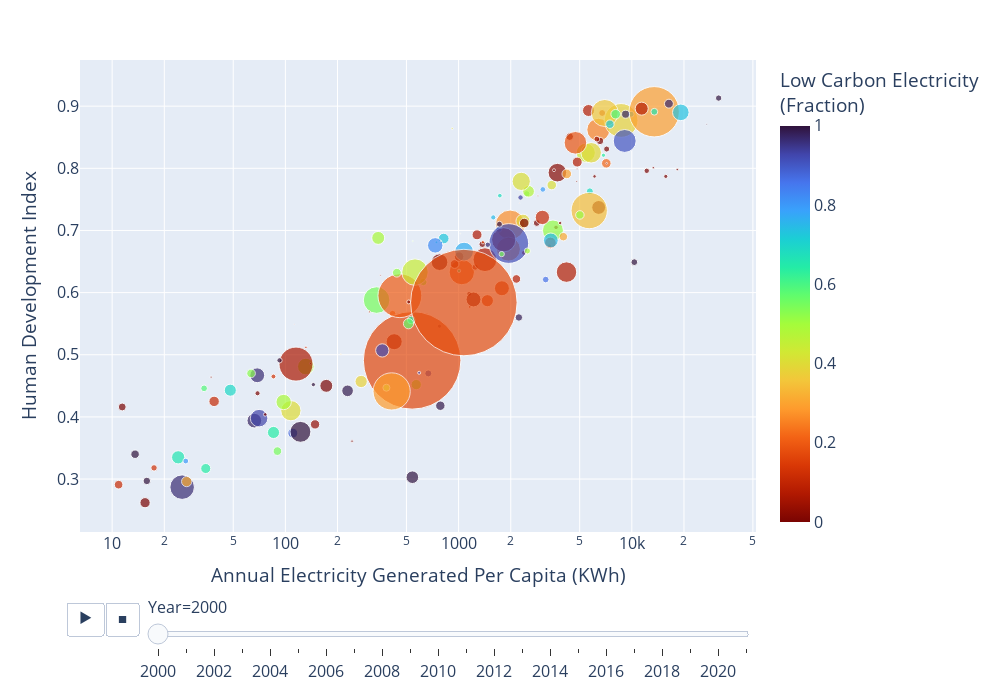

This figure's notebook cell:
### Code cell
fig=px.scatter(df[df['Year']>=2000], x="ElecPerCapita", y="HDI", animation_frame="Year", animation_group="Country",
           size="Population", color="LowCarbonFrac", hover_name="Country",color_continuous_scale='turbo_r',
           log_x=True,size_max=80,labels={
                     "ElecPerCapita": "Annual Electricity Generated Per Capita (KWh)",
                     "HDI": "Human Development Index",
                     "LowCarbonFrac": "Low Carbon Electricity<br>(Fraction)"
                 },)
 
fig.update_layout(
    autosize=False,
    width=1000,
    height=700,
    font_size=16,
)
fig.show()

### Figure 1 — Plotly figure (JSON) as saved in the notebook; plotly's stock layout.template omitted (floating-point values rounded to 4 significant figures; data arrays with more than 128 entries replaced by an {"elided": "..."} marker saying what was removed)
{"data": [{"hovertemplate": "<b>%{hovertext}</b><br><br>Year=2000<br>Annual Electricity Generated Per Capita (KWh)=%{x}<br>Human Development Index=%{y}<br>Population=%{marker.size}<br>Low Carbon Electricity<br>(Fraction)=%{marker.color}<extra></extra>", "hovertext": {"elided": "213 str values"}, "ids": {"elided": "213 str values"}, "legendgroup": "", "marker": {"color": {"elided": "213 float values"}, "coloraxis": "coloraxis", "size": {"elided": "213 int values"}, "sizemode": "area", "sizeref": 222800.0, "symbol": "circle"}, "mode": "markers", "name": "", "orientation": "v", "showlegend": false, "type": "scatter", "x": {"elided": "213 float values"}, "xaxis": "x", "y": {"elided": "213 float values"}, "yaxis": "y"}], "layout": {"autosize": false, "coloraxis": {"colorbar": {"title": {"text": "Low Carbon Electricity<br>(Fraction)"}}, "colorscale": [[0, "#7a0402"], [0.07143, "#b11901"], [0.1429, "#d93806"], [0.2143, "#f36315"], [0.2857, "#fe9b2d"], [0.3571, "#f3c63a"], [0.4286, "#d1e834"], [0.5, "#a4fc3b"], [0.5714, "#61fc6c"], [0.6429, "#24eca6"], [0.7143, "#1bcfd4"], [0.7857, "#39a2fc"], [0.8571, "#4675ed"], [0.9286, "#4145ab"], [1, "#30123b"]]}, "font": {"size": 16}, "height": 700, "legend": {"itemsizing": "constant", "tracegroupgap": 0}, "margin": {"t": 60}, "sliders": [{"active": 0, "currentvalue": {"prefix": "Year="}, "len": 0.9, "pad": {"b": 10, "t": 60}, "steps": [{"args": [["2000"], {"frame": {"duration": 0, "redraw": false}, "fromcurrent": true, "mode": "immediate", "transition": {"duration": 0, "easing": "linear"}}], "label": "2000", "method": "animate"}, {"args": [["2001"], {"frame": {"duration": 0, "redraw": false}, "fromcurrent": true, "mode": "immediate", "transition": {"duration": 0, "easing": "linear"}}], "label": "2001", "method": "animate"}, {"args": [["2002"], {"frame": {"duration": 0, "redraw": false}, "fromcurrent": true, "mode": "immediate", "transition": {"duration": 0, "easing": "linear"}}], "label": "2002", "method": "animate"}, {"args": [["2003"], {"frame": {"duration": 0, "redraw": false}, "fromcurrent": true, "mode": "immediate", "transition": {"duration": 0, "easing": "linear"}}], "label": "2003", "method": "animate"}, {"args": [["2004"], {"frame": {"duration": 0, "redraw": false}, "fromcurrent": true, "mode": "immediate", "transition": {"duration": 0, "easing": "linear"}}], "label": "2004", "method": "animate"}, {"args": [["2005"], {"frame": {"duration": 0, "redraw": false}, "fromcurrent": true, "mode": "immediate", "transition": {"duration": 0, "easing": "linear"}}], "label": "2005", "method": "animate"}, {"args": [["2006"], {"frame": {"duration": 0, "redraw": false}, "fromcurrent": true, "mode": "immediate", "transition": {"duration": 0, "easing": "linear"}}], "label": "2006", "method": "animate"}, {"args": [["2007"], {"frame": {"duration": 0, "redraw": false}, "fromcurrent": true, "mode": "immediate", "transition": {"duration": 0, "easing": "linear"}}], "label": "2007", "method": "animate"}, {"args": [["2008"], {"frame": {"duration": 0, "redraw": false}, "fromcurrent": true, "mode": "immediate", "transition": {"duration": 0, "easing": "linear"}}], "label": "2008", "method": "animate"}, {"args": [["2009"], {"frame": {"duration": 0, "redraw": false}, "fromcurrent": true, "mode": "immediate", "transition": {"duration": 0, "easing": "linear"}}], "label": "2009", "method": "animate"}, {"args": [["2010"], {"frame": {"duration": 0, "redraw": false}, "fromcurrent": true, "mode": "immediate", "transition": {"duration": 0, "easing": "linear"}}], "label": "2010", "method": "animate"}, {"args": [["2011"], {"frame": {"duration": 0, "redraw": false}, "fromcurrent": true, "mode": "immediate", "transition": {"duration": 0, "easing": "linear"}}], "label": "2011", "method": "animate"}, {"args": [["2012"], {"frame": {"duration": 0, "redraw": false}, "fromcurrent": true, "mode": "immediate", "transition": {"duration": 0, "easing": "linear"}}], "label": "2012", "method": "animate"}, {"args": [["2013"], {"frame": {"duration": 0, "redraw": false}, "fromcurrent": true, "mode": "immediate", "transition": {"duration": 0, "easing": "linear"}}], "label": "2013", "method": "animate"}, {"args": [["2014"], {"frame": {"duration": 0, "redraw": false}, "fromcurrent": true, "mode": "immediate", "transition": {"duration": 0, "easing": "linear"}}], "label": "2014", "method": "animate"}, {"args": [["2015"], {"frame": {"duration": 0, "redraw": false}, "fromcurrent": true, "mode": "immediate", "transition": {"duration": 0, "easing": "linear"}}], "label": "2015", "method": "animate"}, {"args": [["2016"], {"frame": {"duration": 0, "redraw": false}, "fromcurrent": true, "mode": "immediate", "transition": {"duration": 0, "easing": "linear"}}], "label": "2016", "method": "animate"}, {"args": [["2017"], {"frame": {"duration": 0, "redraw": false}, "fromcurrent": true, "mode": "immediate", "transition": {"duration": 0, "easing": "linear"}}], "label": "2017", "method": "animate"}, {"args": [["2018"], {"frame": {"duration": 0, "redraw": false}, "fromcurrent": true, "mode": "immediate", "transition": {"duration": 0, "easing": "linear"}}], "label": "2018", "method": "animate"}, {"args": [["2019"], {"frame": {"duration": 0, "redraw": false}, "fromcurrent": true, "mode": "immediate", "transition": {"duration": 0, "easing": "linear"}}], "label": "2019", "method": "animate"}, {"args": [["2020"], {"frame": {"duration": 0, "redraw": false}, "fromcurrent": true, "mode": "immediate", "transition": {"duration": 0, "easing": "linear"}}], "label": "2020", "method": "animate"}, {"args": [["2021"], {"frame": {"duration": 0, "redraw": false}, "fromcurrent": true, "mode": "immediate", "transition": {"duration": 0, "easing": "linear"}}], "label": "2021", "method": "animate"}], "x": 0.1, "xanchor": "left", "y": 0, "yanchor": "top"}], "updatemenus": [{"buttons": [{"args": [null, {"frame": {"duration": 500, "redraw": false}, "fromcurrent": true, "mode": "immediate", "transition": {"duration": 500, "easing": "linear"}}], "label": "&#9654;", "method": "animate"}, {"args": [[null], {"frame": {"duration": 0, "redraw": false}, "fromcurrent": true, "mode": "immediate", "transition": {"duration": 0, "easing": "linear"}}], "label": "&#9724;", "method": "animate"}], "direction": "left", "pad": {"r": 10, "t": 70}, "showactive": false, "type": "buttons", "x": 0.1, "xanchor": "right", "y": 0, "yanchor": "top"}], "width": 1000, "xaxis": {"anchor": "y", "domain": [0, 1], "title": {"text": "Annual Electricity Generated Per Capita (KWh)"}, "type": "log"}, "yaxis": {"anchor": "x", "domain": [0, 1], "title": {"text": "Human Development Index"}}}}
